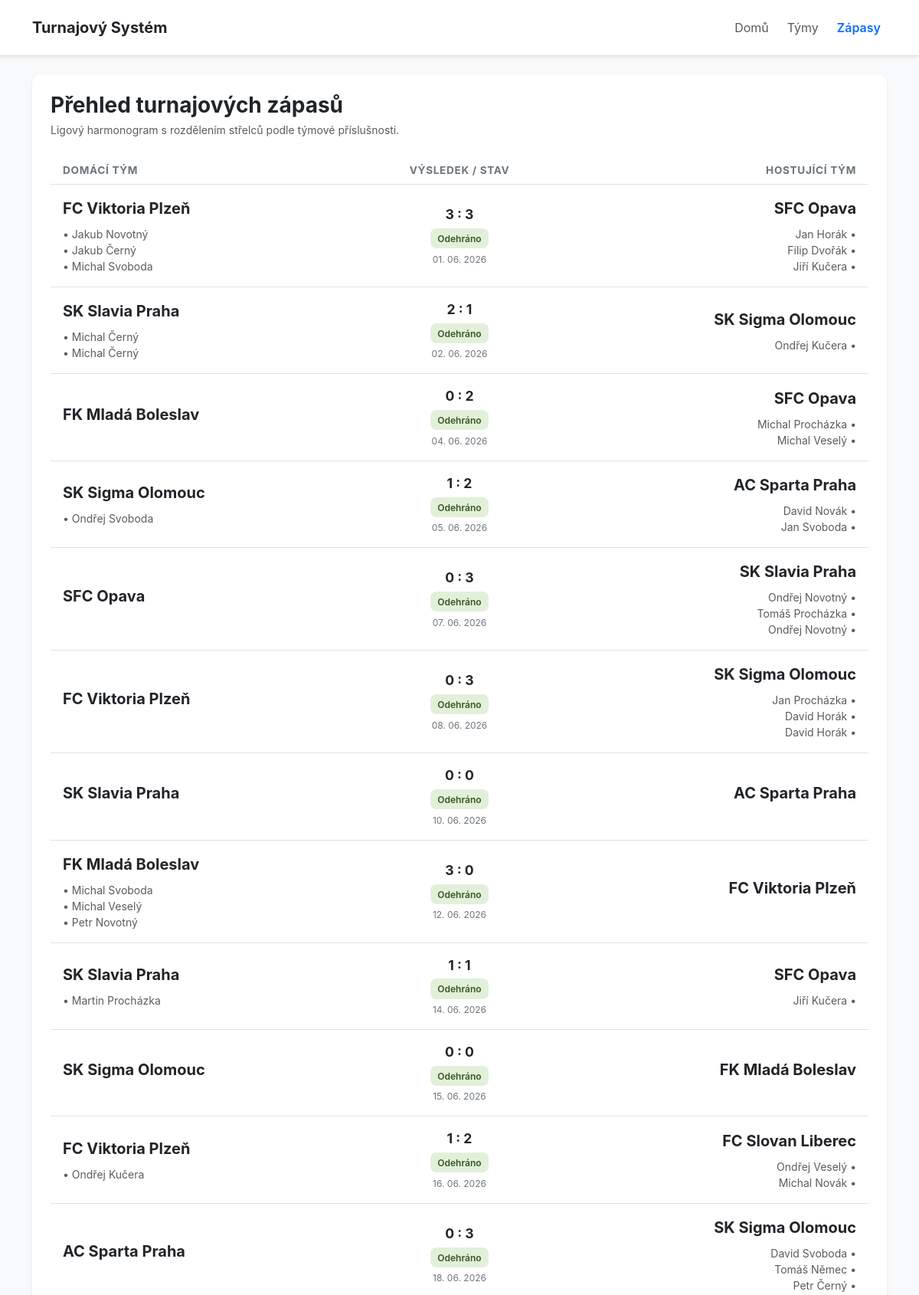
Page /zapasu/ (upper part) on the committed database.
### turnaj/models.py (models this page shows, shortened)
class Zapas(models.Model):
    id_domaci_tym = models.ForeignKey(Tym, on_delete=models.CASCADE, related_name='zapas_domaci')
    id_hostujici_tym = models.ForeignKey(Tym, on_delete=models.CASCADE, related_name='zapas_hoste')
    datum_zapasu = models.DateField()
    domaci_goly = models.IntegerField(default=-1, validators=[MinValueValidator(-1)])
    hostujici_goly = models.IntegerField(default=-1, validators=[MinValueValidator(-1)])

class Tym(models.Model):
    jmeno_tymu = models.CharField(max_length=100, unique=True)

class Střelec(models.Model):
    id_zapas = models.ForeignKey(Zapas, on_delete=models.CASCADE, related_name='strelci')
    id_hrac = models.ForeignKey(Hrac, on_delete=models.CASCADE, related_name='goly_v_zapasech')
    pocet_golu = models.PositiveIntegerField(default=1)

class Hrac(models.Model):
    jmeno = models.CharField(max_length=50)
    prijmeni = models.CharField(max_length=50)
    id_tym = models.ForeignKey(Tym, on_delete=models.CASCADE, related_name='hraci')

### turnaj/views.py (the view)
# urls.py: path('zapasu/', views.seznam_zapasu, name='seznam_zapasu'),
def seznam_zapasu(request):
    zapasy = Zapas.objects.select_related('id_domaci_tym', 'id_hostujici_tym').prefetch_related('strelci__id_hrac').all().order_by('datum_zapasu')
    return render(request, 'turnaj/seznam_zapasu.html', {'zapasy': zapasy})

### turnaj/templates/turnaj/seznam_zapasu.html
{% extends 'turnaj/base.html' %}
{% block content %}
<div class="main-card shadow-sm p-4 mb-5">
    <div class="mb-4">
        <h1 class="h3 fw-bold text-dark m-0">Přehled turnajových zápasů</h1>
        <p class="text-muted small m-0 mt-1">Ligový harmonogram s rozdělením střelců podle týmové příslušnosti.</p>
    </div>
    <div class="table-responsive">
        <table class="table table-custom m-0">
            <thead>
                <tr class="border-bottom">
                    <th scope="col" class="ps-3" style="width: 38%;">Domácí tým</th>
                    <th scope="col" class="text-center" style="width: 24%;">Výsledek / Stav</th>
                    <th scope="col" class="text-end pe-3" style="width: 38%;">Hostující tým</th>
                </tr>
            </thead>
            <tbody>
                {% for zapas in zapasy %}
                <tr class="align-top border-bottom">
                    <td class="ps-3 py-3">
                        <div class="fw-bold text-dark fs-5">{{ zapas.id_domaci_tym.jmeno_tymu }}</div>
                        {% if zapas.domaci_goly >= 0 %}
                            <div class="small text-secondary mt-2">
                                {% for střelec in zapas.strelci.all %}
                                    {% if střelec.id_hrac.id_tym_id == zapas.id_domaci_tym.id %}
                                        <div class="text-muted">• {{ střelec.id_hrac.jmeno }} {{ střelec.id_hrac.prijmeni }}</div>
                                    {% endif %}
                                {% endfor %}
                            </div>
                        {% endif %}
                    </td>
                    <td class="text-center py-3">
                        {% if zapas.domaci_goly >= 0 and zapas.hostujici_goly >= 0 %}
                            <span class="score-display">{{ zapas.domaci_goly }} : {{ zapas.hostujici_goly }}</span>
                            <div class="mt-1 mb-2"><span class="status-badge badge-completed">Odehráno</span></div>
                        {% else %}
                            <span class="score-display text-muted fw-normal">vs</span>
                            <div class="mt-1 mb-2"><span class="status-badge badge-upcoming">Plánováno</span></div>
                        {% endif %}
                        <div class="text-secondary" style="font-size: 0.75rem;">{{ zapas.datum_zapasu|date:"d. m. Y" }}</div>
                    </td>
                    <td class="text-end pe-3 py-3">
                        <div class="fw-bold text-dark fs-5">{{ zapas.id_hostujici_tym.jmeno_tymu }}</div>
                        {% if zapas.hostujici_goly >= 0 %}
                            <div class="small text-secondary mt-2">
                                {% for střelec in zapas.strelci.all %}
                                    {% if střelec.id_hrac.id_tym_id == zapas.id_hostujici_tym.id %}
                                        <div class="text-muted">{{ střelec.id_hrac.jmeno }} {{ střelec.id_hrac.prijmeni }} •</div>
                                    {% endif %}
                                {% endfor %}
                            </div>
                        {% endif %}
                    </td>
                </tr>
                {% empty %}
                <tr>
                    <td colspan="3" class="text-center text-muted py-4">Nebyly nalezeny žádné zápasy.</td>
                </tr>
                {% endfor %}
            </tbody>
        </table>
    </div>
</div>
{% endblock %}

### turnaj/templates/turnaj/base.html (style rules this page uses)
body { background-color: #f8f9fa; font-family: -apple-system, BlinkMacSystemFont, "Segoe UI", Roboto, sans-serif; display: flex; flex-direction: column; min-height: 100vh; }
.main-card { border: none; border-radius: 0.75rem; background-color: #ffffff; }
.table-custom th { font-size: 0.85rem; text-transform: uppercase; letter-spacing: 0.05em; color: #6c757d; }
.table-custom td { vertical-align: middle; padding: 1rem 0.75rem; }
.score-display { font-weight: 700; font-size: 1.1rem; color: #212529; min-width: 70px; display: inline-block; text-align: center; }
.status-badge { font-size: 0.75rem; font-weight: 600; padding: 0.35rem 0.6rem; border-radius: 0.5rem; }
.badge-completed { background-color: #e2f0d9; color: #385723; }

### rows in the picture
Zapas: id_domaci_tym.jmeno_tymu "FC Viktoria Plzeň", domaci_goly "3", hostujici_goly "3", datum_zapasu "01. 06. 2026", id_hostujici_tym.jmeno_tymu "SFC Opava"
Střelec: id_hrac.jmeno "Jakub", id_hrac.prijmeni "Novotný"
Střelec: id_hrac.jmeno "Jakub", id_hrac.prijmeni "Černý"
Střelec: id_hrac.jmeno "Michal", id_hrac.prijmeni "Svoboda"
Střelec: id_hrac.jmeno "Jan", id_hrac.prijmeni "Horák"
Střelec: id_hrac.jmeno "Filip", id_hrac.prijmeni "Dvořák"
Střelec: id_hrac.jmeno "Jiří", id_hrac.prijmeni "Kučera"
Zapas: id_domaci_tym.jmeno_tymu "SK Slavia Praha", domaci_goly "2", hostujici_goly "1", datum_zapasu "02. 06. 2026", id_hostujici_tym.jmeno_tymu "SK Sigma Olomouc"
Střelec: id_hrac.jmeno "Michal", id_hrac.prijmeni "Černý"
Střelec: id_hrac.jmeno "Michal", id_hrac.prijmeni "Černý"
Střelec: id_hrac.jmeno "Ondřej", id_hrac.prijmeni "Kučera"
Zapas: id_domaci_tym.jmeno_tymu "FK Mladá Boleslav", domaci_goly "0", hostujici_goly "2", datum_zapasu "04. 06. 2026", id_hostujici_tym.jmeno_tymu "SFC Opava"
Střelec: id_hrac.jmeno "Michal", id_hrac.prijmeni "Procházka"
Střelec: id_hrac.jmeno "Michal", id_hrac.prijmeni "Veselý"
Zapas: id_domaci_tym.jmeno_tymu "SK Sigma Olomouc", domaci_goly "1", hostujici_goly "2", datum_zapasu "05. 06. 2026", id_hostujici_tym.jmeno_tymu "AC Sparta Praha"
Střelec: id_hrac.jmeno "Ondřej", id_hrac.prijmeni "Svoboda"
Střelec: id_hrac.jmeno "David", id_hrac.prijmeni "Novák"
Střelec: id_hrac.jmeno "Jan", id_hrac.prijmeni "Svoboda"
Zapas: id_domaci_tym.jmeno_tymu "SFC Opava", domaci_goly "0", hostujici_goly "3", datum_zapasu "07. 06. 2026", id_hostujici_tym.jmeno_tymu "SK Slavia Praha"
Střelec: id_hrac.jmeno "Ondřej", id_hrac.prijmeni "Novotný"
Střelec: id_hrac.jmeno "Tomáš", id_hrac.prijmeni "Procházka"
Střelec: id_hrac.jmeno "Ondřej", id_hrac.prijmeni "Novotný"
Zapas: id_domaci_tym.jmeno_tymu "FC Viktoria Plzeň", domaci_goly "0", hostujici_goly "3", datum_zapasu "08. 06. 2026", id_hostujici_tym.jmeno_tymu "SK Sigma Olomouc"
Střelec: id_hrac.jmeno "Jan", id_hrac.prijmeni "Procházka"
Střelec: id_hrac.jmeno "David", id_hrac.prijmeni "Horák"
Střelec: id_hrac.jmeno "David", id_hrac.prijmeni "Horák"
Zapas: id_domaci_tym.jmeno_tymu "SK Slavia Praha", domaci_goly "0", hostujici_goly "0", datum_zapasu "10. 06. 2026", id_hostujici_tym.jmeno_tymu "AC Sparta Praha"
Zapas: id_domaci_tym.jmeno_tymu "FK Mladá Boleslav", domaci_goly "3", hostujici_goly "0", datum_zapasu "12. 06. 2026", id_hostujici_tym.jmeno_tymu "FC Viktoria Plzeň"
Střelec: id_hrac.jmeno "Michal", id_hrac.prijmeni "Svoboda"
Střelec: id_hrac.jmeno "Michal", id_hrac.prijmeni "Veselý"
Střelec: id_hrac.jmeno "Petr", id_hrac.prijmeni "Novotný"
Zapas: id_domaci_tym.jmeno_tymu "SK Slavia Praha", domaci_goly "1", hostujici_goly "1", datum_zapasu "14. 06. 2026", id_hostujici_tym.jmeno_tymu "SFC Opava"
Střelec: id_hrac.jmeno "Martin", id_hrac.prijmeni "Procházka"
Střelec: id_hrac.jmeno "Jiří", id_hrac.prijmeni "Kučera"
Zapas: id_domaci_tym.jmeno_tymu "SK Sigma Olomouc", domaci_goly "0", hostujici_goly "0", datum_zapasu "15. 06. 2026", id_hostujici_tym.jmeno_tymu "FK Mladá Boleslav"
Zapas: id_domaci_tym.jmeno_tymu "FC Viktoria Plzeň", domaci_goly "1", hostujici_goly "2", datum_zapasu "16. 06. 2026", id_hostujici_tym.jmeno_tymu "FC Slovan Liberec"
Střelec: id_hrac.jmeno "Ondřej", id_hrac.prijmeni "Kučera"
Střelec: id_hrac.jmeno "Ondřej", id_hrac.prijmeni "Veselý"
Střelec: id_hrac.jmeno "Michal", id_hrac.prijmeni "Novák"
Zapas: id_domaci_tym.jmeno_tymu "AC Sparta Praha", domaci_goly "0", hostujici_goly "3", datum_zapasu "18. 06. 2026", id_hostujici_tym.jmeno_tymu "SK Sigma Olomouc"
Střelec: id_hrac.jmeno "David", id_hrac.prijmeni "Svoboda"
Střelec: id_hrac.jmeno "Tomáš", id_hrac.prijmeni "Němec"
Střelec: id_hrac.jmeno "Petr", id_hrac.prijmeni "Černý"
